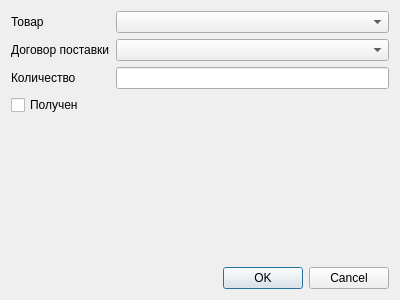
<?xml version="1.0" encoding="UTF-8"?>
<ui version="4.0">
 <class>DialogProductSupply</class>
 <widget class="QDialog" name="DialogProductSupply">
  <property name="geometry">
   <rect>
    <x>0</x>
    <y>0</y>
    <width>400</width>
    <height>300</height>
   </rect>
  </property>
  <property name="windowTitle">
   <string>Поставка товара</string>
  </property>
  <layout class="QGridLayout" name="gridLayout">
   <item row="0" column="0">
    <widget class="QLabel" name="label">
     <property name="text">
      <string>Товар</string>
     </property>
    </widget>
   </item>
   <item row="0" column="1">
    <widget class="QComboBox" name="comboBoxProduct"/>
   </item>
   <item row="1" column="0">
    <widget class="QLabel" name="label_2">
     <property name="text">
      <string>Договор поставки</string>
     </property>
    </widget>
   </item>
   <item row="1" column="1">
    <widget class="QComboBox" name="comboBoxContractSupply"/>
   </item>
   <item row="2" column="0">
    <widget class="QLabel" name="label_3">
     <property name="text">
      <string>Количество</string>
     </property>
    </widget>
   </item>
   <item row="2" column="1">
    <widget class="QLineEdit" name="lineEditCount"/>
   </item>
   <item row="3" column="0">
    <widget class="QCheckBox" name="checkBoxReceived">
     <property name="text">
      <string>Получен</string>
     </property>
    </widget>
   </item>
   <item row="4" column="1">
    <spacer name="verticalSpacer">
     <property name="orientation">
      <enum>Qt::Vertical</enum>
     </property>
     <property name="sizeHint" stdset="0">
      <size>
       <width>20</width>
       <height>135</height>
      </size>
     </property>
    </spacer>
   </item>
   <item row="5" column="0" colspan="2">
    <widget class="QDialogButtonBox" name="buttonBox">
     <property name="orientation">
      <enum>Qt::Horizontal</enum>
     </property>
     <property name="standardButtons">
      <set>QDialogButtonBox::Cancel|QDialogButtonBox::Ok</set>
     </property>
    </widget>
   </item>
  </layout>
 </widget>
 <resources/>
 <connections>
  <connection>
   <sender>buttonBox</sender>
   <signal>accepted()</signal>
   <receiver>DialogProductSupply</receiver>
   <slot>accept()</slot>
   <hints>
    <hint type="sourcelabel">
     <x>248</x>
     <y>254</y>
    </hint>
    <hint type="destinationlabel">
     <x>157</x>
     <y>274</y>
    </hint>
   </hints>
  </connection>
  <connection>
   <sender>buttonBox</sender>
   <signal>rejected()</signal>
   <receiver>DialogProductSupply</receiver>
   <slot>reject()</slot>
   <hints>
    <hint type="sourcelabel">
     <x>316</x>
     <y>260</y>
    </hint>
    <hint type="destinationlabel">
     <x>286</x>
     <y>274</y>
    </hint>
   </hints>
  </connection>
 </connections>
</ui>
